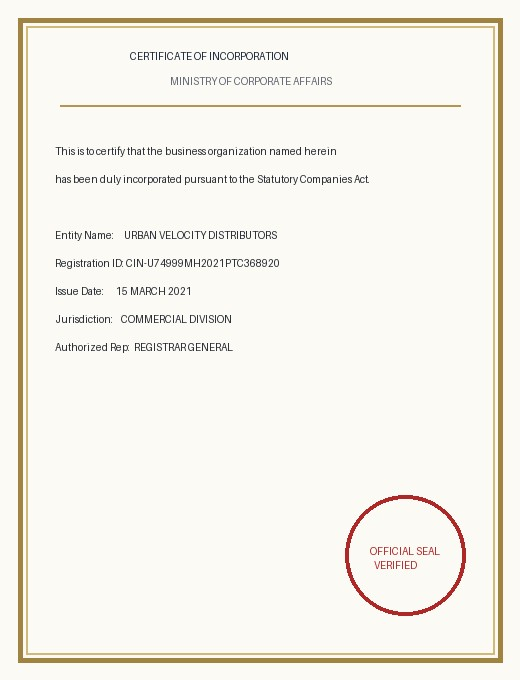
#> input picture backend/dataset/eval_set/borderline/bord_01_urban_distributor/document.jpg, 520 x 680 px
$ python -i image_extractor.py   (imports and definitions only)
#> lines starting #> are read from the running program, lines starting #| are printed output that depends on the picture
"""
crawler/image_extractor.py — Scalable Visual Asset Extraction, Classification,
and Prioritization for Merchant Websites.
Categorizes assets into product_image, logo, certificate, banner, and enforces strict limits.
"""

from __future__ import annotations

import io
import re
import hashlib
from typing import List, Dict, Tuple, Optional, Any
from urllib.parse import urlparse

import requests
from PIL import Image
import numpy as np

from crawler.ssrf_validator import validate_url_security


_HEADERS = {
    "User-Agent": (
        "Mozilla/5.0 (Windows NT 10.0; Win64; x64) "
        "AppleWebKit/537.36 (KHTML, like Gecko) "
        "Chrome/124.0.0.0 Safari/537.36 (Razorpay-Visual-Risk-Engine/2.0)"
    ),
    "Accept": "image/avif,image/webp,image/apng,image/*,*/*;q=0.8",
}
_TIMEOUT = 8
_MAX_FILE_BYTES = 10 * 1024 * 1024  # 10 MB limit
_MAX_DIMENSION = 4096                # Max width / height limit


def compute_image_sha256(data: bytes) -> str:
    """Computes SHA-256 hash of raw image bytes for tamper-proof deduplication and caching."""
    return hashlib.sha256(data).hexdigest()


# [75 lines left out: functions download_image, compute_dhash, hamming_distance, not called in this run]


def process_and_prioritize_images(
    image_objects: List[Dict[str, Any]],
    merchant_name: str = "",
    max_representatives: int = 8,
) -> Dict[str, Any]:
    """
    Filters, deduplicates, and extracts up to `max_representatives` key assets
    categorized as product_image, logo, certificate, or banner.
    """
    total_raw = len(image_objects)
    if not image_objects:
        return {
            "representative_images": [],
            "logo_image": None,
            "logo_metadata": None,
            "certificate_images": [],
            "banner_images": [],
            "total_raw_count": 0,
            "filtered_count": 0,
            "deduplicated_count": 0,
            "clusters_count": 0,
        }

    # Step 1: Filter junk
    candidate_meta: List[Dict[str, Any]] = []
    seen_urls = set()
    for item in image_objects:
        src = item.get("src", "")
        if not src or src in seen_urls:
            continue
        seen_urls.add(src)
        if is_useless_ui_image(item):
            continue
        candidate_meta.append(item)

    # Step 2: Download candidate images
    downloaded_items: List[Dict[str, Any]] = []
    candidate_meta.sort(key=lambda x: preliminary_priority_score(x), reverse=True)

    for item in candidate_meta[:30]:
        res = download_image(item["src"])
        if res is None:
            continue
        img, sha256_hash, raw_bytes = res
        w, h = img.size
        if w < 50 or h < 50:
            continue
        aspect = max(w / h, h / w)
        if aspect > 6.0 and item.get("asset_type") != "banner":
            continue

        dhash = compute_dhash(img)
        item_copy = dict(item)
        item_copy["image"] = img
        item_copy["sha256"] = sha256_hash
        item_copy["raw_bytes"] = raw_bytes
        item_copy["width"] = w
        item_copy["height"] = h
        item_copy["dhash"] = dhash
        item_copy["area"] = w * h
        downloaded_items.append(item_copy)

    # Step 3: Perceptual Deduplication & Clustering
    unique_items: List[Dict[str, Any]] = []
    clusters: List[List[Dict[str, Any]]] = []

    for item in downloaded_items:
        is_dup = False
        item_hash = item["dhash"]
        for cluster in clusters:
            rep_hash = cluster[0]["dhash"]
            if hamming_distance(item_hash, rep_hash) <= 4:
                cluster.append(item)
                is_dup = True
                break
        if not is_dup:
            clusters.append([item])
            unique_items.append(item)

    # Step 4: Asset Categorization and Selection
    logo_item = None
    cert_items: List[Dict[str, Any]] = []
    banner_items: List[Dict[str, Any]] = []
    product_items: List[Dict[str, Any]] = []

    for item in unique_items:
        atype = item.get("asset_type", "product_image")
        if atype == "logo" or item.get("is_logo_candidate"):
            if logo_item is None:
                logo_item = item
                continue
        elif atype == "certificate":
            cert_items.append(item)
            continue
        elif atype == "banner":
            banner_items.append(item)
            continue

        item["priority_score"] = calculate_image_priority_score(item, merchant_name)
        product_items.append(item)

    product_items.sort(key=lambda x: x.get("priority_score", 0.0), reverse=True)

    # Step 5: Compose balanced representative list up to max_representatives
    selected_assets: List[Tuple[Image.Image, Dict[str, Any]]] = []

    if logo_item:
        logo_item["asset_type"] = "logo"
        selected_assets.append((logo_item["image"], logo_item))

    for c in cert_items[:2]:
        c["asset_type"] = "certificate"
        selected_assets.append((c["image"], c))

    for b in banner_items[:1]:
        b["asset_type"] = "banner"
        selected_assets.append((b["image"], b))

    slots_remaining = max_representatives - len(selected_assets)
    for p in product_items[:slots_remaining]:
        p["asset_type"] = "product_image"
        p["search_query_hint"] = build_image_search_query(p, merchant_name)
        selected_assets.append((p["image"], p))

    logo_img = logo_item["image"] if logo_item else None

    return {
        "representative_images": selected_assets[:max_representatives],
        "logo_image": logo_img,
        "logo_metadata": logo_item,
        "certificate_images": [c["image"] for c in cert_items],
        "banner_images": [b["image"] for b in banner_items],
        "total_raw_count": total_raw,
        "filtered_count": total_raw - len(downloaded_items),
        "deduplicated_count": len(downloaded_items) - len(unique_items),
        "clusters_count": len(clusters),
    }


# [71 lines left out: functions is_useless_ui_image, preliminary_priority_score, calculate_image_priority_score, build_image_search_query, not called in this run]

>>> import cv2
>>> picture = cv2.imread('../dataset/eval_set/borderline/bord_01_urban_distributor/document.jpg', cv2.IMREAD_GRAYSCALE)
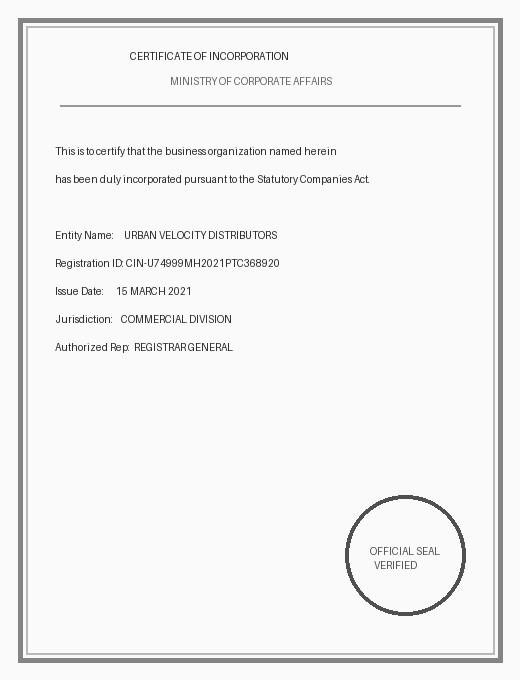
#> picture: shape (680, 520); min 30, max 255, mean 241.9
>>> result = process_and_prioritize_images(picture)
#> in process_and_prioritize_images, `total_raw = len(image_objects)`: total_raw = 680
#> (the run stopped early here; a loop or call above may not have finished)
